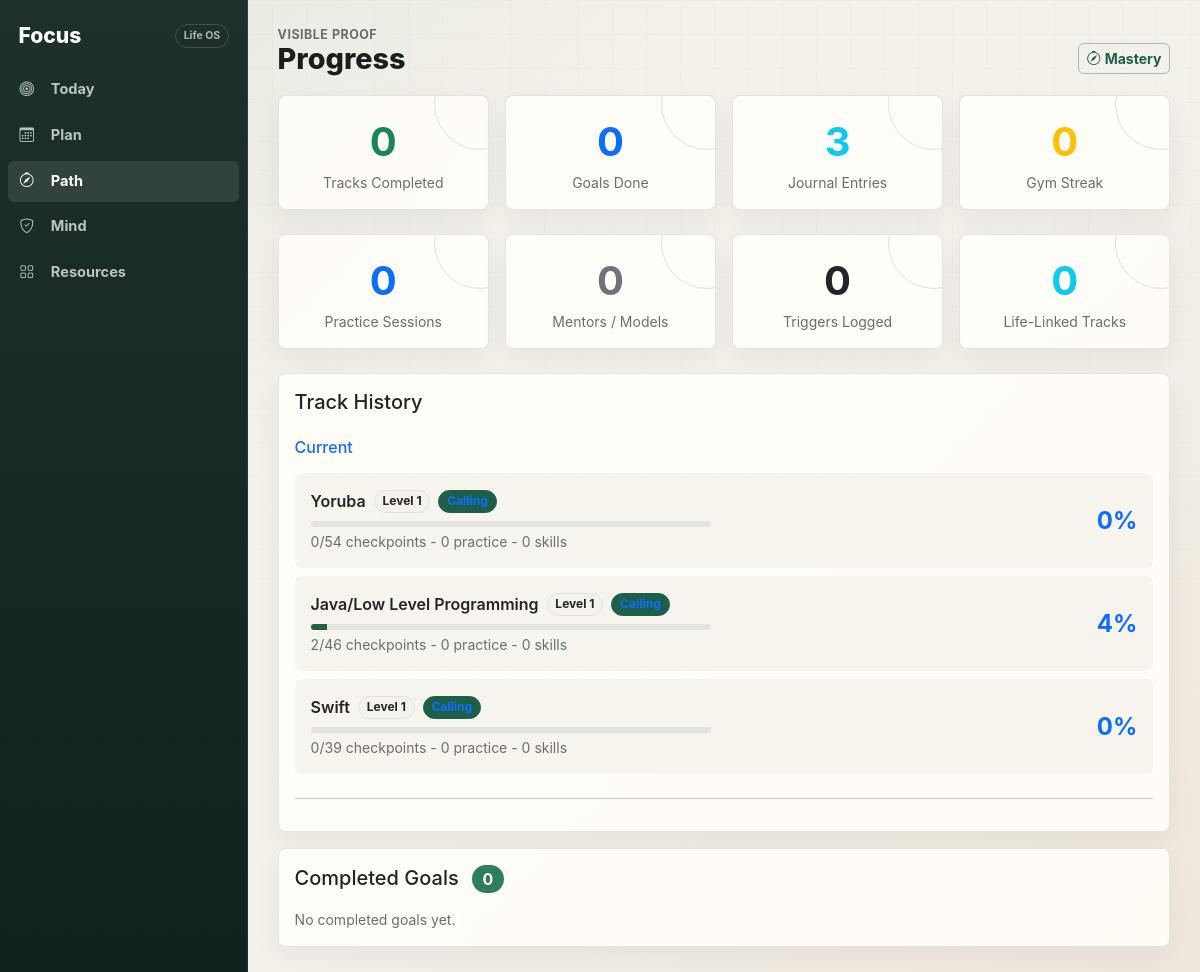
The app's page /progress with its own data.
### models.py (models this page shows)
class Track(db.Model):
    __tablename__ = "tracks"
    id = db.Column(db.String(36), primary_key=True, default=new_uuid)
    title = db.Column(db.String(200), nullable=False)
    status = db.Column(db.String(20), default="library")  # library, current, completed
    level = db.Column(db.Integer, default=1)
    mastery_phase = db.Column(db.String(40), default="calling")
    life_task_link = db.Column(db.Text, default="")
    calendar_block_id = db.Column(db.String(36), db.ForeignKey("calendar_blocks.id"), nullable=True)
    completed_at = db.Column(db.DateTime, nullable=True)
    created_at = db.Column(db.DateTime, default=datetime.utcnow)
    checkpoints = db.relationship("Checkpoint", backref="track", lazy=True, cascade="all, delete-orphan")
    goals = db.relationship("Goal", backref="track", lazy=True)
    skill_nodes = db.relationship("SkillNode", backref="track", lazy=True, cascade="all, delete-orphan")
    practice_sessions = db.relationship("PracticeSession", backref="track", lazy=True, cascade="all, delete-orphan")
    mentors = db.relationship("Mentor", backref="track", lazy=True, cascade="all, delete-orphan")
    purpose_reviews = db.relationship("PurposeReview", backref="track", lazy=True, cascade="all, delete-orphan")
    stakeholders = db.relationship("Stakeholder", backref="track", lazy=True, cascade="all, delete-orphan")
    calendar_block = db.relationship("CalendarBlock", backref="tracks")
    @property
    def completion_pct(self):
        if not self.checkpoints:
            return 0
        done = sum(1 for c in self.checkpoints if c.completed)
        return round((done / len(self.checkpoints)) * 100)

class Checkpoint(db.Model):
    __tablename__ = "checkpoints"
    id = db.Column(db.String(36), primary_key=True, default=new_uuid)
    track_id = db.Column(db.String(36), db.ForeignKey("tracks.id"), nullable=False)
    title = db.Column(db.String(200), nullable=False)
    description = db.Column(db.Text, default="")
    checkpoint_type = db.Column(db.String(40), default="fundamental_drill")
    target_date = db.Column(db.Date, nullable=True)
    completed = db.Column(db.Boolean, default=False)
    is_goal = db.Column(db.Boolean, default=False)  # True when equipped as a goal
    created_at = db.Column(db.DateTime, default=datetime.utcnow)

### app.py (the view)
@app.route("/progress")
def progress_index():
    all_tracks = Track.query.order_by(Track.created_at).all()
    total_completed = Track.query.filter_by(status="completed").count()
    done_goals = Goal.query.filter_by(status="done").order_by(Goal.created_at.desc()).all()
    total_goals_done = len(done_goals)
    total_entries = JournalEntry.query.count()
    streak = gym_streak()
    total_practice = PracticeSession.query.count()
    total_mentors = Mentor.query.count()
    total_triggers = EmotionalTrigger.query.count()
    return render_template("progress/index.html",
        all_tracks=all_tracks,
        total_completed=total_completed,
        done_goals=done_goals,
        total_goals_done=total_goals_done,
        total_entries=total_entries,
        streak=streak,
        total_practice=total_practice,
        total_mentors=total_mentors,
        total_triggers=total_triggers
    )

### app.py (called while the page is built)
def gym_streak():
    today = date.today()
    streak = 0
    check = today
    while True:
        has = HealthRecord.query.filter(
            HealthRecord.record_type == "gym_visit",
            db.func.date(HealthRecord.recorded_at) == check
        ).first()
        if has:
            streak += 1
            check -= timedelta(days=1)
        else:
            break
    return streak

### templates/progress/index.html (shortened to what this page needs)
{% extends "base.html" %}
{% block content %}
<div class="focus-page-title">
  <div>
    <div class="focus-kicker">Visible proof</div>
    <h2 class="focus-display mb-0">Progress</h2>
  </div>
  <a href="{{ url_for('mastery_index') }}" class="btn btn-sm btn-outline-primary">
    <i class="bi bi-compass me-1"></i>Mastery
  </a>
</div>
<div class="stats-grid mb-4">
  <div class="card stat-card p-3 text-center">
    <div class="fs-1 fw-bold text-success">{{ total_completed }}</div>
    <div class="text-muted small">Tracks Completed</div>
  </div>
  <div class="card stat-card p-3 text-center">
    <div class="fs-1 fw-bold text-primary">{{ total_goals_done }}</div>
    <div class="text-muted small">Goals Done</div>
  </div>
  <div class="card stat-card p-3 text-center">
    <div class="fs-1 fw-bold text-info">{{ total_entries }}</div>
    <div class="text-muted small">Journal Entries</div>
  </div>
  <div class="card stat-card p-3 text-center">
    <div class="fs-1 fw-bold text-warning">{{ streak }}</div>
    <div class="text-muted small">Gym Streak</div>
  </div>
</div>
<div class="stats-grid mb-4">
  <div class="card stat-card p-3 text-center">
    <div class="fs-1 fw-bold text-primary">{{ total_practice }}</div>
    <div class="text-muted small">Practice Sessions</div>
  </div>
  <div class="card stat-card p-3 text-center">
    <div class="fs-1 fw-bold text-secondary">{{ total_mentors }}</div>
    <div class="text-muted small">Mentors / Models</div>
  </div>
  <div class="card stat-card p-3 text-center">
    <div class="fs-1 fw-bold text-dark">{{ total_triggers }}</div>
    <div class="text-muted small">Triggers Logged</div>
  </div>
  <div class="card stat-card p-3 text-center">
    <div class="fs-1 fw-bold text-info">{{ all_tracks|selectattr('life_task_link')|list|length }}</div>
    <div class="text-muted small">Life-Linked Tracks</div>
  </div>
</div>
<div class="card p-3 mb-3">
  <h5 class="mb-4">Track History</h5>
  {% if all_tracks %}
    {% set statuses = [('completed', 'success', 'Completed'), ('current', 'primary', 'Current'), ('library', 'secondary', 'Library')] %}
    {% for status_key, color, label in statuses %}
      {% set group = all_tracks | selectattr('status', 'eq', status_key) | list %}
      {% if group %}
        <h6 class="text-{{ color }} mb-3">{{ label }}</h6>
        {% for track in group %}
          <div class="d-flex align-items-center p-3 mb-2 rounded bg-light flex-wrap gap-2">
            <div class="flex-grow-1" style="min-width:0;">
              <div class="d-flex align-items-center gap-2 flex-wrap">
                <a href="{{ url_for('track_detail', id=track.id) }}"
                  class="fw-semibold text-decoration-none text-dark">{{ track.title }}</a>
                <span class="badge bg-light text-dark border">Level {{ track.level }}</span>
                <span class="badge bg-primary bg-opacity-10 text-primary border">{{ track.mastery_phase.replace('_', ' ').title() }}</span>
              </div>
              <div class="progress mt-2" style="height:6px;max-width:400px;">
                <div class="progress-bar bg-{{ color }}" style="width:{{ track.completion_pct }}%"></div>
              </div>
              <div class="text-muted small mt-1">
                {{ track.checkpoints | selectattr('completed') | list | length }}/{{ track.checkpoints|length }} checkpoints
                - {{ track.practice_sessions|length }} practice
                - {{ track.skill_nodes|length }} skills
              </div>
            </div>
            <div class="text-end ms-auto">
              <div class="fs-4 fw-bold text-{{ color }}">{{ track.completion_pct }}%</div>
            </div>
          </div>
        {% endfor %}
        <hr>
      {% endif %}
    {% endfor %}
  {% else %}
    <p class="text-muted">No tracks yet. <a href="{{ url_for('tracks_index') }}">Create your first track.</a></p>
  {% endif %}
</div>
<div class="card p-3">
  <h5 class="mb-3">
    Completed Goals
    <span class="badge bg-success ms-2 fs-6">{{ done_goals|length }}</span>
  </h5>
  {% if done_goals %}
    {% for goal in done_goals %}
      <div class="d-flex align-items-start p-2 mb-1 rounded bg-success bg-opacity-10">
        <i class="bi bi-check-circle-fill text-success me-2 mt-1 flex-shrink-0"></i>
        <div class="flex-grow-1" style="min-width:0;">
          <span class="text-muted text-decoration-line-through small">{{ goal.title }}</span>
          {% if goal.description %}
            <div class="text-muted" style="font-size:.72rem;margin-top:.15rem;">{{ goal.description }}</div>
          {% endif %}
        </div>
        {% if goal.track %}
          <span class="badge bg-light text-dark border ms-2 flex-shrink-0"
                style="font-size:.65rem;">{{ goal.track.title }}</span>
        {% endif %}
      </div>
    {% endfor %}
  {% else %}
    <p class="text-muted small mb-0">No completed goals yet.</p>
  {% endif %}
</div>
{% endblock %}

### static/focus.css (style rules this page uses)
:root { --bg: #f4f1ea; --surface: #fffdf8; --ink: #18201d; --muted: #66706a; --line: rgba(24, 32, 29, .11); --brand: #1d5f4a; --brand-2: #255f8f; --accent: #b56b37; --danger: #9d3f3f; --rail: #10231e; --shadow: 0 18px 44px rgba(23, 36, 31, .08); --shadow-soft: 0 10px 28px rgba(23, 36, 31, .06); --radius: 8px; --radius-sm: 6px; --desktop-rail: 248px; --mobile-nav-h: 68px; --font: Inter, ui-sans-serif, system-ui, -apple-system, BlinkMacSystemFont, "Segoe UI", sans-serif; }
*, *::before, *::after { box-sizing: border-box; }
html { min-height: 100%; }
body { min-height: 100vh; margin: 0; color: var(--ink); background: linear-gradient(135deg, rgba(29, 95, 74, .06), transparent 34%), linear-gradient(315deg, rgba(181, 107, 55, .07), transparent 42%), var(--bg); font-family: var(--font); overflow-x: hidden; -webkit-text-size-adjust: 100%; }
body::before { content: ""; position: fixed; inset: 0; pointer-events: none; background-image: linear-gradient(rgba(24, 32, 29, .028) 1px, transparent 1px), linear-gradient(90deg, rgba(24, 32, 29, .025) 1px, transparent 1px); background-size: 34px 34px; mask-image: linear-gradient(to bottom, rgba(0,0,0,.8), rgba(0,0,0,.08)); }
a { color: var(--brand); }
h1, h2, h3, h4, h5, h6 { letter-spacing: 0; }
.card { border: 1px solid var(--line); border-radius: var(--radius); background: rgba(255, 253, 248, .94); box-shadow: var(--shadow-soft); }
.bg-light { background-color: rgba(244, 241, 234, .72) !important; }
.text-muted { color: var(--muted) !important; }
.btn { border-radius: var(--radius-sm); font-weight: 650; letter-spacing: 0; }
.btn-primary, .bg-primary, .progress-bar { background-color: var(--brand) !important; border-color: var(--brand) !important; }
.btn-outline-primary { color: var(--brand); border-color: rgba(29, 95, 74, .36); }
.btn-success, .bg-success { background-color: #2f7d5b !important; border-color: #2f7d5b !important; }
.progress { background: rgba(24, 32, 29, .08); border-radius: 999px; }
.badge { border-radius: 999px; font-weight: 650; }
.stats-grid { display: grid; grid-template-columns: repeat(4, minmax(0, 1fr)); gap: 1rem; }
.stat-card { position: relative; overflow: hidden; }
.stat-card::after { content: ""; position: absolute; width: 92px; height: 92px; right: -38px; top: -38px; border: 1px solid rgba(29, 95, 74, .16); border-radius: 50%; }
.focus-page-title { display: flex; align-items: end; justify-content: space-between; gap: 1rem; margin-bottom: 1.35rem; }
.focus-kicker { color: var(--muted); font-size: .78rem; font-weight: 700; letter-spacing: .04em; text-transform: uppercase; }
.focus-display { font-size: clamp(1.6rem, 2.4vw, 2.7rem); font-weight: 780; line-height: 1.02; }
@media (min-width: 1200px) { body { height: 100vh; overflow: hidden; } }
@media (prefers-reduced-motion: no-preference) { .card, .btn, .nav-link, .form-control, .form-select { transition: background-color .16s ease, border-color .16s ease, box-shadow .16s ease, transform .16s ease, color .16s ease; } }

### records on screen
Track: title "Yoruba", level "1", mastery_phase.replace "Calling", checkpoints|selectattr "0", checkpoints|length "54", practice_sessions|length "0", skill_nodes|length "0", completion_pct "0", status "current" (drawn)
Track: title "Java/Low Level Programming", level "1", mastery_phase.replace "Calling", checkpoints|selectattr "2", checkpoints|length "46", practice_sessions|length "0", skill_nodes|length "0", completion_pct "4"
Track: title "Swift", level "1", mastery_phase.replace "Calling", checkpoints|selectattr "0", checkpoints|length "39", practice_sessions|length "0", skill_nodes|length "0", completion_pct "0"

### other values on screen
{{ total_completed }} "0"
{{ total_goals_done }} "0"
{{ total_entries }} "3"
{{ streak }} "0"
{{ total_practice }} "0"
{{ total_mentors }} "0"
{{ total_triggers }} "0"
{{ all_tracks|selectattr('life_task_link')|list|length }} "0"
{{ label }} "Current"
{{ done_goals|length }} "0"
